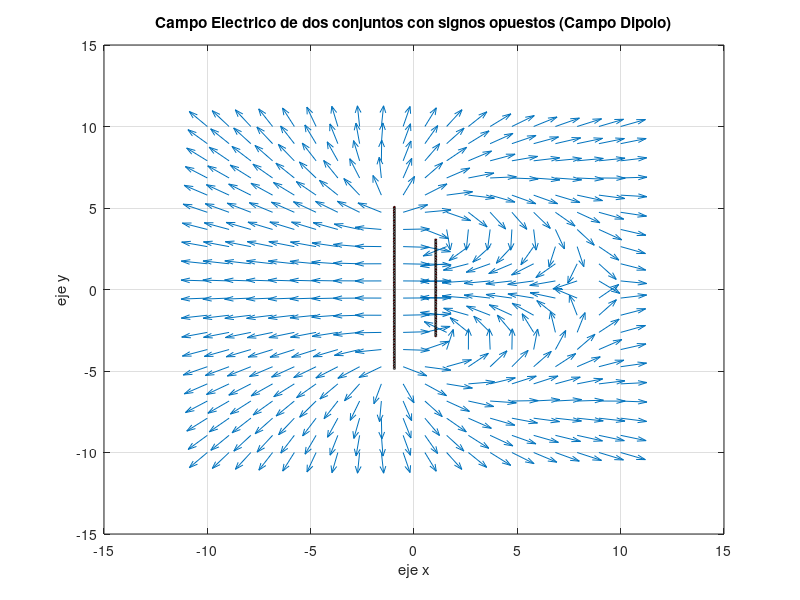

The MATLAB script that drew this image:
% RETO Mk 2

carga = 3*10^-9; % magnitud de cargas
ncargasp = 100; % numero de carags positivas
ncargasn = 60; % numero de cargas negativas
longp = 10; % longitud carga positiva
longn = 6; % longitud carga negativa

cargasp = ones(1, ncargasp)*(carga); % vector cargas positivas
cargasn = ones(1, ncargasn)*(carga)*(-1); % vector cargas negativas

cargasi = zeros (ncargasp, 2); % matriz posiciones c positivas
cargasd = zeros (ncargasn, 2); % matriz posiciones c negativas

xi = -1; % posicion inicial en x cargas postivas
yi = 5; % posicion inicial en y cargas positivas
xd = 1; % posicion inicial en x cargas negativas
yd = 3; % posicion incial en y cargas negativas

for i = 1:ncargasp % llena matriz posiciones positiva
   cargasi (i,:) = [xi, yi];
   yi = yi- longp/ncargasp; 
end
for i = 1:ncargasn % llena matriz posiciones negativas
   cargasd (i,:) = [xd, yd];
   yd = yd- longn/ncargasn; 
end

Eps = 8.854e-12; % Epsilon
k = 1/(4 * pi * Eps); % Constante K

Npuntos = 20;
% Definir dimensiones del grafico
minX = -10;
maxX = 10;
minY = -10;
maxY = 10;

% Inicializar espacio para guardar el campo electrico
CampoElectricoX = zeros(Npuntos);
CampoElectricoY = zeros(Npuntos);
CampoElectricoX2 = zeros(Npuntos);
CampoElectricoY2 = zeros(Npuntos);

X = linspace(minX,maxX,Npuntos);
Y = linspace(minY,maxY,Npuntos);

[XpuntosMalla, YpuntosMalla] = meshgrid(X,Y);

for i= 1:ncargasp
   DistanciaX = XpuntosMalla - cargasi (i, 1);
   DistanciaY = YpuntosMalla - cargasi(i, 2);
   
   R = sqrt(DistanciaX.^2 + DistanciaY.^2);
   R3 = R.^3;
   CampoElectricoX = CampoElectricoX + k .* cargasp(i) .* DistanciaX  ./ R3;
   CampoElectricoY = CampoElectricoY + k .* cargasp(i) .* DistanciaY ./ R3;
end
for i= 1:ncargasn
   DistanciaX = XpuntosMalla - cargasd (i, 1);
   DistanciaY = YpuntosMalla - cargasd(i, 2);
   
   R = sqrt(DistanciaX.^2 + DistanciaY.^2);
   R3 = R.^3;
   CampoElectricoX = CampoElectricoX + k .* cargasn(i) .* DistanciaX  ./ R3;
   CampoElectricoY = CampoElectricoY + k .* cargasn(i) .* DistanciaY ./ R3;
end
CampoE_Total = sqrt(CampoElectricoX.^2 + CampoElectricoY.^2);

quiver(XpuntosMalla,YpuntosMalla,CampoElectricoX./ CampoE_Total,CampoElectricoY./ CampoE_Total);
hold on

for i = 1:ncargasp
    pos1 = [cargasi(i,1),cargasi(i,2), 0.1, 0.1];
    rectangle('Position',pos1,'Curvature',[1,1],'FaceColor',[1 0 0])
    xlabel('eje x')
    ylabel('eje y')
    title('Campo Electrico de dos conjuntos con signos opuestos (Campo Dipolo)')
    grid on
end
for i = 1:ncargasn
    pos1 = [cargasd(i,1),cargasd(i,2), 0.1, 0.1];
    rectangle('Position',pos1,'Curvature',[1,1],'FaceColor',[1 0 0])
    xlabel('eje x')
    ylabel('eje y')
    title('Campo Electrico de dos conjuntos con signos opuestos (Campo Dipolo)')
    grid on
end
